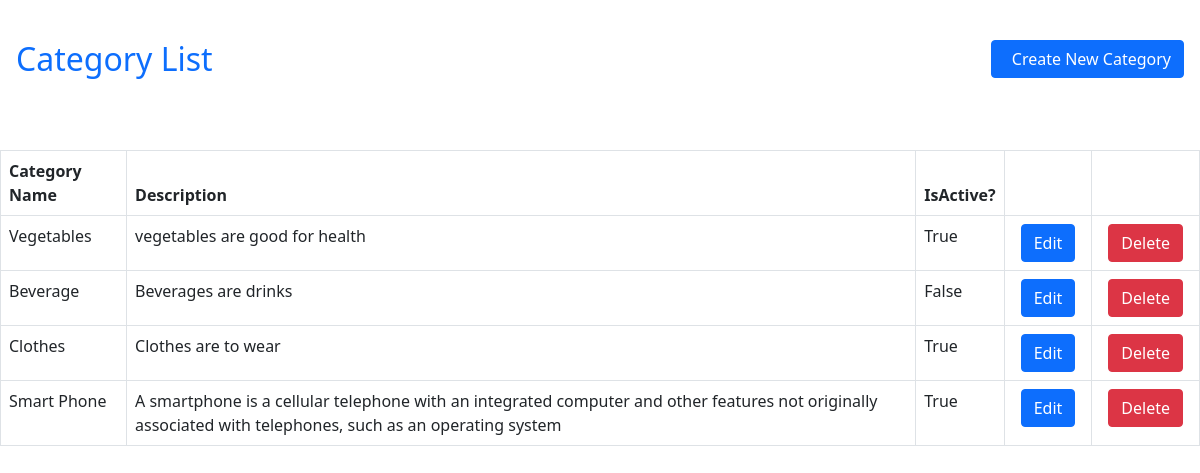
Before: /categories/ (signed in) with the older database file.
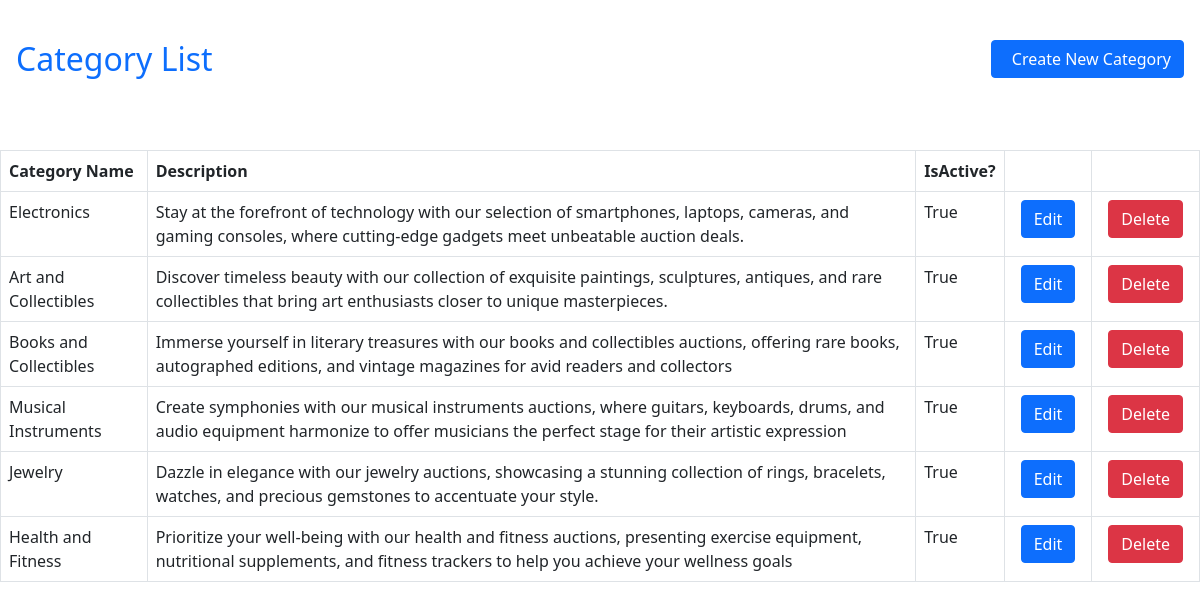
After: the same page with the newer database file.
### main_app/models.py (models this page shows, shortened)
class Category(models.Model):
    IS_ACTIVE_CHOICES = (
    (True, 'Active'),
    (False, 'Inactive'),
    )
    name = models.CharField(max_length=255)
    description = models.TextField()
    is_active = models.BooleanField(choices=IS_ACTIVE_CHOICES,default=True)
    created = models.DateTimeField(auto_now_add=True)
    updated = models.DateTimeField(auto_now=True)
    class Meta:
        verbose_name_plural = 'Categories'

### main_app/views.py (the view)
# urls.py: path('categories/',views.category_list,name="category-list"),
@login_required
@seller_required
def category_list(request):
    category_list = Category.objects.all()
    context = {'category_list':category_list}
    return render(request,'main_app/category/category_list.html',context)

### main_app/context_processor.py (called while the page is built)
def categories(request):
    return{
        'categories':Category.objects.all()
    }

### templates/main_app/category/category_list.html (shortened to what this page needs)
{% extends "base.html" %}
{% block content %}
<div class="conatiner p-3">
    <div class="row pt-4">
        <div class="col-6">
            <h2 class="text-primary">Category List</h2>
        </div>
        <div class="col-6 text-end">
            <a href="{% url 'category-create' %}" class="btn btn-primary"> &nbsp; Create New Category</a>
        </div>
    </div>
</div>
<br />
<br />
<table class="table table-bordered table-stripped" style="width:100%">
    <thead>
        <tr>
            <th>
                Category Name
            </th>
            <th>
                Description
            </th>
            <th>
                IsActive?
            </th>
            <th>
            </th>
            <th>
            </th>
        </tr>
    </thead>
    <tbody>
       {% for category in category_list%}
           <tr>
               <td>
                  {{category.name}}
               </td>
               <td>
                  {{category.description}}
               </td>
               <td>
                   {{category.is_active}}
               </td>
               <td>
                   <div class="w-100 btn-group">
                           <a href = "{% url 'category-update' category.id %}" class="btn btn-primary mx-2 ">Edit</a>
                   </div>
               </td>
                <td>
                    <div class="w-100 btn-group">
                        <button class="btn btn-danger mx-2" onclick="confirmDelete({{ category.id }})">
                             Delete
                        </button>
                    </div>
                </td>
           </tr>
        {% endfor %}
    </tbody>
</table>
{% endblock %}

### templates/base.html (shortened to what this page needs)
{% load static %}
<!DOCTYPE html>
<html lang="en">
<head>
    <link rel="stylesheet" href="https://cdn.jsdelivr.net/npm/flatpickr/dist/flatpickr.min.css">
    <link href="https://cdn.jsdelivr.net/npm/bootstrap@5.0.0-beta1/dist/css/bootstrap.min.css" rel="stylesheet">
</head>
<body >
    {% block content %}
    {% endblock %}
</body>
</html>

Changed rows visible on the page:
removed Category: name "Vegetables", description "vegetables are good for health", is_active "True"
removed Category: name "Beverage", description "Beverages are drinks", is_active "False"
removed Category: name "Clothes", description "Clothes are to wear", is_active "True"
removed Category: name "Smart Phone", description "A smartphone is a cellular telephone with an integrated computer and other features not originally associated with telephones, such as an operating system", is_active "True"
added Category: name "Electronics", description "Stay at the forefront of technology with our selection of smartphones, laptops, cameras, and gaming consoles, where cutting-edge gadgets meet unbeatable auction deals.", is_active "True"
added Category: name "Art and Collectibles", description "Discover timeless beauty with our collection of exquisite paintings, sculptures, antiques, and rare collectibles that bring art enthusiasts closer to unique masterpieces.", is_active "True"
added Category: name "Books and Collectibles", description "Immerse yourself in literary treasures with our books and collectibles auctions, offering rare books, autographed editions, and vintage magazines for avid readers and collectors", is_active "True"
added Category: name "Musical Instruments", description "Create symphonies with our musical instruments auctions, where guitars, keyboards, drums, and audio equipment harmonize to offer musicians the perfect stage for their artistic expression", is_active "True"
added Category: name "Jewelry", description "Dazzle in elegance with our jewelry auctions, showcasing a stunning collection of rings, bracelets, watches, and precious gemstones to accentuate your style.", is_active "True"
added Category: name "Health and Fitness", description "Prioritize your well-being with our health and fitness auctions, presenting exercise equipment, nutritional supplements, and fitness trackers to help you achieve your wellness goals", is_active "True"
